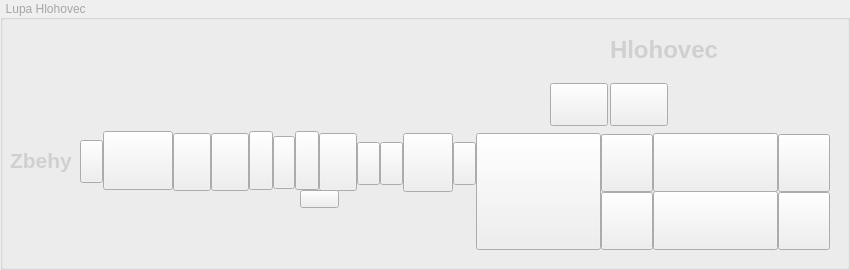
   <widget class="QGroupBox" name="HlohovecLupa">
    <property name="geometry">
     <rect>
      <x>535</x>
      <y>500</y>
      <width>850</width>
      <height>270</height>
     </rect>
    </property>
    <property name="styleSheet">
     <string notr="true">color: rgb(166, 166, 166);
font: 700 12pt &quot;Segoe UI&quot;;</string>
    </property>
    <property name="title">
     <string> Lupa Hlohovec</string>
    </property>
    <widget class="QPushButton" name="H_ZBE_fik_S">
     <property name="geometry">
      <rect>
       <x>80</x>
       <y>140</y>
       <width>23</width>
       <height>43</height>
      </rect>
     </property>
     <property name="text">
      <string/>
     </property>
     <property name="icon">
      <iconset>
       <normaloff>img/Fiktivne/Fikt_basicL.bmp</normaloff>img/Fiktivne/Fikt_basicL.bmp</iconset>
     </property>
     <property name="iconSize">
      <size>
       <width>23</width>
       <height>43</height>
      </size>
     </property>
     <property name="autoDefault">
      <bool>false</bool>
     </property>
     <property name="default">
      <bool>false</bool>
     </property>
     <property name="flat">
      <bool>false</bool>
     </property>
    </widget>
    <widget class="QPushButton" name="HLO_ASVC">
     <property name="geometry">
      <rect>
       <x>610</x>
       <y>83</y>
       <width>58</width>
       <height>43</height>
      </rect>
     </property>
     <property name="text">
      <string/>
     </property>
     <property name="icon">
      <iconset>
       <normaloff>img/Stanice/ASVC_basic.bmp</normaloff>img/Stanice/ASVC_basic.bmp</iconset>
     </property>
     <property name="iconSize">
      <size>
       <width>58</width>
       <height>43</height>
      </size>
     </property>
    </widget>
    <widget class="QPushButton" name="HLO_S1">
     <property name="geometry">
      <rect>
       <x>601</x>
       <y>134</y>
       <width>52</width>
       <height>58</height>
      </rect>
     </property>
     <property name="text">
      <string/>
     </property>
     <property name="icon">
      <iconset>
       <normaloff>img/HlavneKombinovaneNav/Kom_basicL.bmp</normaloff>img/HlavneKombinovaneNav/Kom_basicL.bmp</iconset>
     </property>
     <property name="iconSize">
      <size>
       <width>52</width>
       <height>58</height>
      </size>
     </property>
     <property name="autoDefault">
      <bool>false</bool>
     </property>
     <property name="default">
      <bool>false</bool>
     </property>
     <property name="flat">
      <bool>false</bool>
     </property>
    </widget>
    <widget class="QLabel" name="label">
     <property name="geometry">
      <rect>
       <x>594</x>
       <y>171</y>
       <width>10</width>
       <height>59</height>
      </rect>
     </property>
     <property name="text">
      <string/>
     </property>
     <property name="pixmap">
      <pixmap>img/Kolaj/Kol_koniec_basicP.bmp</pixmap>
     </property>
     <property name="scaledContents">
      <bool>true</bool>
     </property>
    </widget>
    <widget class="QPushButton" name="HLO_dialkove">
     <property name="geometry">
      <rect>
       <x>550</x>
       <y>83</y>
       <width>58</width>
       <height>43</height>
      </rect>
     </property>
     <property name="text">
      <string/>
     </property>
     <property name="icon">
      <iconset>
       <normaloff>img/Stanice/HLO_basic.bmp</normaloff>img/Stanice/HLO_basic.bmp</iconset>
     </property>
     <property name="iconSize">
      <size>
       <width>58</width>
       <height>43</height>
      </size>
     </property>
    </widget>
    <widget class="QPushButton" name="HLO_fik_L">
     <property name="geometry">
      <rect>
       <x>357</x>
       <y>142</y>
       <width>23</width>
       <height>43</height>
      </rect>
     </property>
     <property name="text">
      <string/>
     </property>
     <property name="icon">
      <iconset>
       <normaloff>img/Fiktivne/Fikt_basicL.bmp</normaloff>img/Fiktivne/Fikt_basicL.bmp</iconset>
     </property>
     <property name="iconSize">
      <size>
       <width>23</width>
       <height>43</height>
      </size>
     </property>
     <property name="autoDefault">
      <bool>false</bool>
     </property>
     <property name="default">
      <bool>false</bool>
     </property>
     <property name="flat">
      <bool>false</bool>
     </property>
    </widget>
    <widget class="QPushButton" name="HLO_L">
     <property name="geometry">
      <rect>
       <x>319</x>
       <y>133</y>
       <width>38</width>
       <height>58</height>
      </rect>
     </property>
     <property name="text">
      <string/>
     </property>
     <property name="icon">
      <iconset>
       <normaloff>img/HlavneNav/Hl_basicP.bmp</normaloff>img/HlavneNav/Hl_basicP.bmp</iconset>
     </property>
     <property name="iconSize">
      <size>
       <width>38</width>
       <height>58</height>
      </size>
     </property>
     <property name="autoDefault">
      <bool>false</bool>
     </property>
     <property name="default">
      <bool>false</bool>
     </property>
     <property name="flat">
      <bool>false</bool>
     </property>
    </widget>
    <widget class="QPushButton" name="HLO_k2">
     <property name="geometry">
      <rect>
       <x>653</x>
       <y>191</y>
       <width>125</width>
       <height>59</height>
      </rect>
     </property>
     <property name="text">
      <string/>
     </property>
     <property name="icon">
      <iconset>
       <normaloff>img/Kolaj/Kol_st2_basic.bmp</normaloff>img/Kolaj/Kol_st2_basic.bmp</iconset>
     </property>
     <property name="iconSize">
      <size>
       <width>125</width>
       <height>59</height>
      </size>
     </property>
     <property name="autoDefault">
      <bool>false</bool>
     </property>
     <property name="default">
      <bool>false</bool>
     </property>
     <property name="flat">
      <bool>false</bool>
     </property>
    </widget>
    <widget class="QPushButton" name="HLO_zr_do_st_odZ">
     <property name="geometry">
      <rect>
       <x>453</x>
       <y>142</y>
       <width>23</width>
       <height>43</height>
      </rect>
     </property>
     <property name="text">
      <string/>
     </property>
     <property name="icon">
      <iconset>
       <normaloff>img/Zriad/Zriad_basicP.bmp</normaloff>img/Zriad/Zriad_basicP.bmp</iconset>
     </property>
     <property name="iconSize">
      <size>
       <width>68</width>
       <height>59</height>
      </size>
     </property>
     <property name="autoDefault">
      <bool>false</bool>
     </property>
     <property name="default">
      <bool>false</bool>
     </property>
     <property name="flat">
      <bool>false</bool>
     </property>
    </widget>
    <widget class="QPushButton" name="H_ZBE_HLO_TU2_a">
     <property name="geometry">
      <rect>
       <x>249</x>
       <y>131</y>
       <width>24</width>
       <height>59</height>
      </rect>
     </property>
     <property name="text">
      <string/>
     </property>
     <property name="icon">
      <iconset>
       <normaloff>img/Kolaj/Kol_basic.bmp</normaloff>img/Kolaj/Kol_basic.bmp</iconset>
     </property>
     <property name="iconSize">
      <size>
       <width>125</width>
       <height>59</height>
      </size>
     </property>
     <property name="autoDefault">
      <bool>false</bool>
     </property>
     <property name="default">
      <bool>false</bool>
     </property>
     <property name="flat">
      <bool>false</bool>
     </property>
    </widget>
    <widget class="QPushButton" name="HLO_trat_suhlas_doZ">
     <property name="geometry">
      <rect>
       <x>300</x>
       <y>190</y>
       <width>39</width>
       <height>18</height>
      </rect>
     </property>
     <property name="text">
      <string/>
     </property>
     <property name="icon">
      <iconset>
       <normaloff>img/TS/TS_basicL.bmp</normaloff>img/TS/TS_basicL.bmp</iconset>
     </property>
     <property name="iconSize">
      <size>
       <width>39</width>
       <height>18</height>
      </size>
     </property>
     <property name="autoDefault">
      <bool>false</bool>
     </property>
     <property name="default">
      <bool>false</bool>
     </property>
     <property name="flat">
      <bool>false</bool>
     </property>
    </widget>
    <widget class="QLabel" name="HLO_textZbehy">
     <property name="geometry">
      <rect>
       <x>10</x>
       <y>145</y>
       <width>65</width>
       <height>31</height>
      </rect>
     </property>
     <property name="font">
      <font>
       <family>Segoe UI</family>
       <pointsize>12</pointsize>
       <italic>false</italic>
       <bold>true</bold>
      </font>
     </property>
     <property name="text">
      <string>&lt;html&gt;&lt;head/&gt;&lt;body&gt;&lt;p&gt;&lt;span style=&quot; font-size:16pt; color:#d0d0d0;&quot;&gt;Zbehy&lt;/span&gt;&lt;/p&gt;&lt;/body&gt;&lt;/html&gt;</string>
     </property>
     <property name="textFormat">
      <enum>Qt::TextFormat::AutoText</enum>
     </property>
     <property name="scaledContents">
      <bool>true</bool>
     </property>
    </widget>
    <widget class="QLabel" name="HLO_pracovisko">
     <property name="geometry">
      <rect>
       <x>680</x>
       <y>80</y>
       <width>55</width>
       <height>38</height>
      </rect>
     </property>
     <property name="font">
      <font>
       <family>Segoe UI</family>
       <pointsize>12</pointsize>
       <italic>false</italic>
       <bold>true</bold>
      </font>
     </property>
     <property name="textFormat">
      <enum>Qt::TextFormat::AutoText</enum>
     </property>
     <property name="pixmap">
      <pixmap>img/Stanice/Pracovisko.bmp</pixmap>
     </property>
     <property name="scaledContents">
      <bool>true</bool>
     </property>
    </widget>
    <widget class="QPushButton" name="HLO_k1_fik">
     <property name="geometry">
      <rect>
       <x>778</x>
       <y>134</y>
       <width>52</width>
       <height>58</height>
      </rect>
     </property>
     <property name="text">
      <string/>
     </property>
     <property name="icon">
      <iconset>
       <normaloff>img/HlavneKombinovaneNav/Kom_basicP.bmp</normaloff>img/HlavneKombinovaneNav/Kom_basicP.bmp</iconset>
     </property>
     <property name="iconSize">
      <size>
       <width>68</width>
       <height>59</height>
      </size>
     </property>
     <property name="autoDefault">
      <bool>false</bool>
     </property>
     <property name="default">
      <bool>false</bool>
     </property>
     <property name="flat">
      <bool>false</bool>
     </property>
    </widget>
    <widget class="QPushButton" name="HLO_zr_zo_st_odZ">
     <property name="geometry">
      <rect>
       <x>380</x>
       <y>142</y>
       <width>23</width>
       <height>43</height>
      </rect>
     </property>
     <property name="text">
      <string/>
     </property>
     <property name="icon">
      <iconset>
       <normaloff>img/Zriad/Zriad_basicL.bmp</normaloff>img/Zriad/Zriad_basicL.bmp</iconset>
     </property>
     <property name="iconSize">
      <size>
       <width>68</width>
       <height>59</height>
      </size>
     </property>
     <property name="autoDefault">
      <bool>false</bool>
     </property>
     <property name="default">
      <bool>false</bool>
     </property>
     <property name="flat">
      <bool>false</bool>
     </property>
    </widget>
    <widget class="QPushButton" name="HLO_k2_fik">
     <property name="geometry">
      <rect>
       <x>778</x>
       <y>192</y>
       <width>52</width>
       <height>58</height>
      </rect>
     </property>
     <property name="text">
      <string/>
     </property>
     <property name="icon">
      <iconset>
       <normaloff>img/HlavneKombinovaneNav/Kom_basicP.bmp</normaloff>img/HlavneKombinovaneNav/Kom_basicP.bmp</iconset>
     </property>
     <property name="iconSize">
      <size>
       <width>68</width>
       <height>59</height>
      </size>
     </property>
     <property name="autoDefault">
      <bool>false</bool>
     </property>
     <property name="default">
      <bool>false</bool>
     </property>
     <property name="flat">
      <bool>false</bool>
     </property>
    </widget>
    <widget class="QPushButton" name="HLO_V1">
     <property name="geometry">
      <rect>
       <x>476</x>
       <y>133</y>
       <width>125</width>
       <height>117</height>
      </rect>
     </property>
     <property name="text">
      <string/>
     </property>
     <property name="icon">
      <iconset>
       <normaloff>img/Vyhybka/VyhLH_basic.bmp</normaloff>img/Vyhybka/VyhLH_basic.bmp</iconset>
     </property>
     <property name="iconSize">
      <size>
       <width>125</width>
       <height>117</height>
      </size>
     </property>
     <property name="autoDefault">
      <bool>false</bool>
     </property>
     <property name="default">
      <bool>false</bool>
     </property>
     <property name="flat">
      <bool>false</bool>
     </property>
    </widget>
    <widget class="QPushButton" name="HLO_Sk">
     <property name="geometry">
      <rect>
       <x>403</x>
       <y>133</y>
       <width>50</width>
       <height>59</height>
      </rect>
     </property>
     <property name="text">
      <string/>
     </property>
     <property name="icon">
      <iconset>
       <normaloff>img/Kolaj/Kol_basic.bmp</normaloff>img/Kolaj/Kol_basic.bmp</iconset>
     </property>
     <property name="iconSize">
      <size>
       <width>125</width>
       <height>59</height>
      </size>
     </property>
     <property name="autoDefault">
      <bool>false</bool>
     </property>
     <property name="default">
      <bool>false</bool>
     </property>
     <property name="flat">
      <bool>false</bool>
     </property>
    </widget>
    <widget class="QPushButton" name="HLO_k1">
     <property name="geometry">
      <rect>
       <x>653</x>
       <y>133</y>
       <width>125</width>
       <height>59</height>
      </rect>
     </property>
     <property name="text">
      <string/>
     </property>
     <property name="icon">
      <iconset>
       <normaloff>img/Kolaj/Kol_st1_basic.bmp</normaloff>img/Kolaj/Kol_st1_basic.bmp</iconset>
     </property>
     <property name="iconSize">
      <size>
       <width>125</width>
       <height>59</height>
      </size>
     </property>
     <property name="autoDefault">
      <bool>false</bool>
     </property>
     <property name="default">
      <bool>false</bool>
     </property>
     <property name="flat">
      <bool>false</bool>
     </property>
    </widget>
    <widget class="QPushButton" name="HLO_S2">
     <property name="geometry">
      <rect>
       <x>601</x>
       <y>192</y>
       <width>52</width>
       <height>58</height>
      </rect>
     </property>
     <property name="text">
      <string/>
     </property>
     <property name="icon">
      <iconset>
       <normaloff>img/HlavneKombinovaneNav/Kom_basicL.bmp</normaloff>img/HlavneKombinovaneNav/Kom_basicL.bmp</iconset>
     </property>
     <property name="iconSize">
      <size>
       <width>52</width>
       <height>58</height>
      </size>
     </property>
     <property name="autoDefault">
      <bool>false</bool>
     </property>
     <property name="default">
      <bool>false</bool>
     </property>
     <property name="flat">
      <bool>false</bool>
     </property>
    </widget>
    <widget class="QLabel" name="HLO_k1_kon">
     <property name="geometry">
      <rect>
       <x>830</x>
       <y>132</y>
       <width>3</width>
       <height>59</height>
      </rect>
     </property>
     <property name="text">
      <string/>
     </property>
     <property name="pixmap">
      <pixmap>img/Kolaj/Kol_koniec_volna.bmp</pixmap>
     </property>
     <property name="scaledContents">
      <bool>true</bool>
     </property>
    </widget>
    <widget class="QLabel" name="HLO_k2_kon">
     <property name="geometry">
      <rect>
       <x>830</x>
       <y>190</y>
       <width>3</width>
       <height>59</height>
      </rect>
     </property>
     <property name="text">
      <string/>
     </property>
     <property name="pixmap">
      <pixmap>img/Kolaj/Kol_koniec_volna.bmp</pixmap>
     </property>
     <property name="scaledContents">
      <bool>true</bool>
     </property>
    </widget>
    <widget class="QPushButton" name="H_ZBE_HLO_TU1_1">
     <property name="geometry">
      <rect>
       <x>103</x>
       <y>131</y>
       <width>70</width>
       <height>59</height>
      </rect>
     </property>
     <property name="text">
      <string/>
     </property>
     <property name="icon">
      <iconset>
       <normaloff>img/Kolaj/Kol_basic.bmp</normaloff>img/Kolaj/Kol_basic.bmp</iconset>
     </property>
     <property name="iconSize">
      <size>
       <width>125</width>
       <height>59</height>
      </size>
     </property>
     <property name="autoDefault">
      <bool>false</bool>
     </property>
     <property name="default">
      <bool>false</bool>
     </property>
     <property name="flat">
      <bool>false</bool>
     </property>
    </widget>
    <widget class="QLabel" name="HLO_textHlohovec">
     <property name="geometry">
      <rect>
       <x>610</x>
       <y>30</y>
       <width>111</width>
       <height>41</height>
      </rect>
     </property>
     <property name="font">
      <font>
       <family>Segoe UI</family>
       <pointsize>12</pointsize>
       <italic>false</italic>
       <bold>true</bold>
      </font>
     </property>
     <property name="text">
      <string>&lt;html&gt;&lt;head/&gt;&lt;body&gt;&lt;p&gt;&lt;span style=&quot; font-size:18pt; color:#d0d0d0;&quot;&gt;Hlohovec&lt;/span&gt;&lt;/p&gt;&lt;/body&gt;&lt;/html&gt;</string>
     </property>
     <property name="textFormat">
      <enum>Qt::TextFormat::AutoText</enum>
     </property>
     <property name="scaledContents">
      <bool>true</bool>
     </property>
    </widget>
    <widget class="QPushButton" name="H_ZBE_HLO_TU2_b">
     <property name="geometry">
      <rect>
       <x>295</x>
       <y>131</y>
       <width>24</width>
       <height>59</height>
      </rect>
     </property>
     <property name="text">
      <string/>
     </property>
     <property name="icon">
      <iconset>
       <normaloff>img/Kolaj/Kol_basic.bmp</normaloff>img/Kolaj/Kol_basic.bmp</iconset>
     </property>
     <property name="iconSize">
      <size>
       <width>125</width>
       <height>59</height>
      </size>
     </property>
     <property name="autoDefault">
      <bool>false</bool>
     </property>
     <property name="default">
      <bool>false</bool>
     </property>
     <property name="flat">
      <bool>false</bool>
     </property>
    </widget>
    <widget class="QPushButton" name="H_ZBE_HLO_priec">
     <property name="geometry">
      <rect>
       <x>273</x>
       <y>136</y>
       <width>22</width>
       <height>53</height>
      </rect>
     </property>
     <property name="text">
      <string/>
     </property>
     <property name="icon">
      <iconset>
       <normaloff>img/Priecestie/Priec_basic.bmp</normaloff>img/Priecestie/Priec_basic.bmp</iconset>
     </property>
     <property name="iconSize">
      <size>
       <width>22</width>
       <height>53</height>
      </size>
     </property>
     <property name="autoDefault">
      <bool>false</bool>
     </property>
     <property name="default">
      <bool>false</bool>
     </property>
     <property name="flat">
      <bool>false</bool>
     </property>
    </widget>
    <widget class="QPushButton" name="H_ZBE_HLO_Lo">
     <property name="geometry">
      <rect>
       <x>173</x>
       <y>133</y>
       <width>38</width>
       <height>58</height>
      </rect>
     </property>
     <property name="text">
      <string/>
     </property>
     <property name="icon">
      <iconset>
       <normaloff>img/HlavneNav/Hl_basicP.bmp</normaloff>img/HlavneNav/Hl_basicP.bmp</iconset>
     </property>
     <property name="iconSize">
      <size>
       <width>38</width>
       <height>58</height>
      </size>
     </property>
     <property name="autoDefault">
      <bool>false</bool>
     </property>
     <property name="default">
      <bool>false</bool>
     </property>
     <property name="flat">
      <bool>false</bool>
     </property>
    </widget>
    <widget class="QPushButton" name="H_ZBE_HLO_So">
     <property name="geometry">
      <rect>
       <x>211</x>
       <y>133</y>
       <width>38</width>
       <height>58</height>
      </rect>
     </property>
     <property name="text">
      <string/>
     </property>
     <property name="icon">
      <iconset>
       <normaloff>img/HlavneNav/Hl_basicL.bmp</normaloff>img/HlavneNav/Hl_basicL.bmp</iconset>
     </property>
     <property name="iconSize">
      <size>
       <width>38</width>
       <height>58</height>
      </size>
     </property>
     <property name="autoDefault">
      <bool>false</bool>
     </property>
     <property name="default">
      <bool>false</bool>
     </property>
     <property name="flat">
      <bool>false</bool>
     </property>
    </widget>
   </widget>
